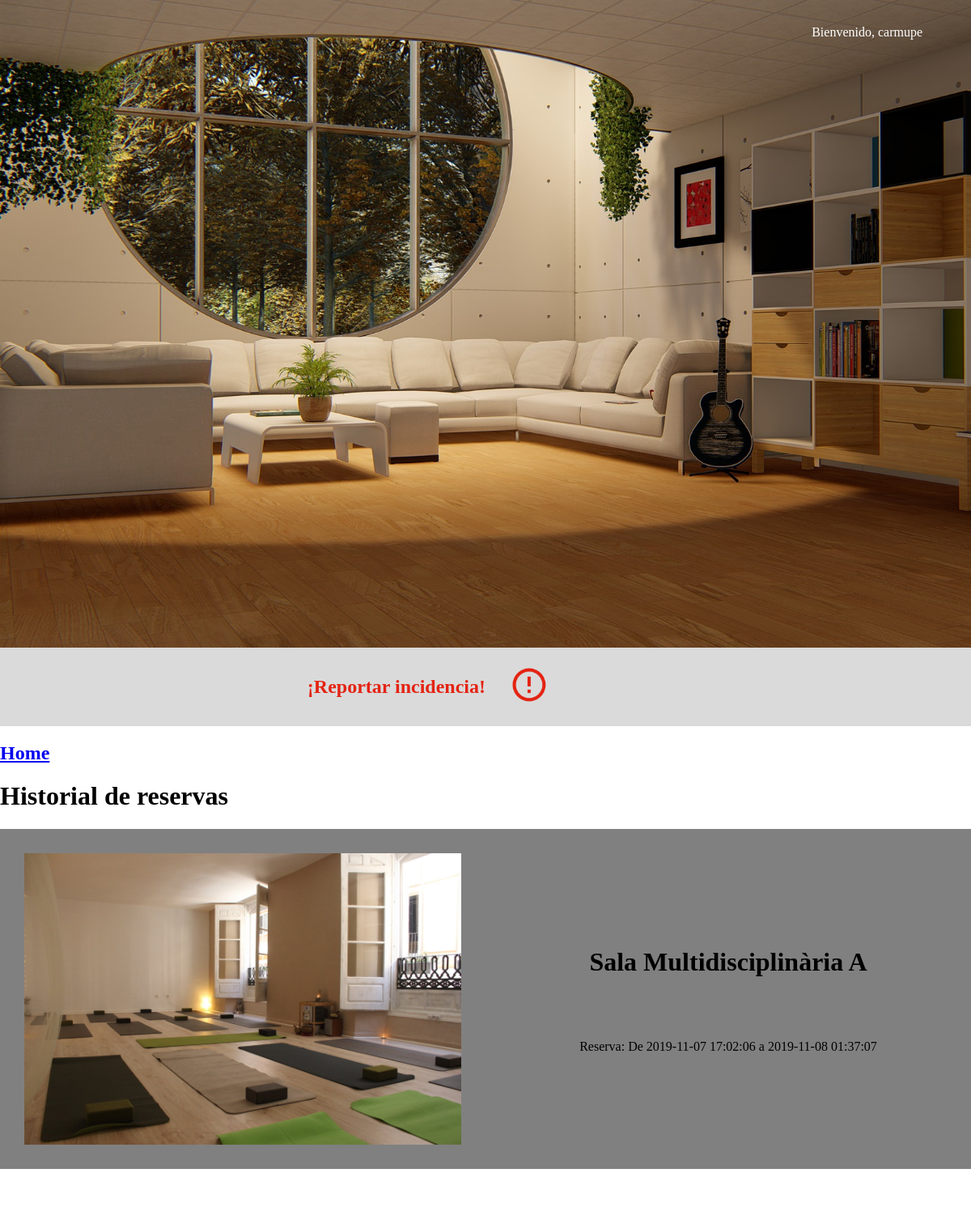
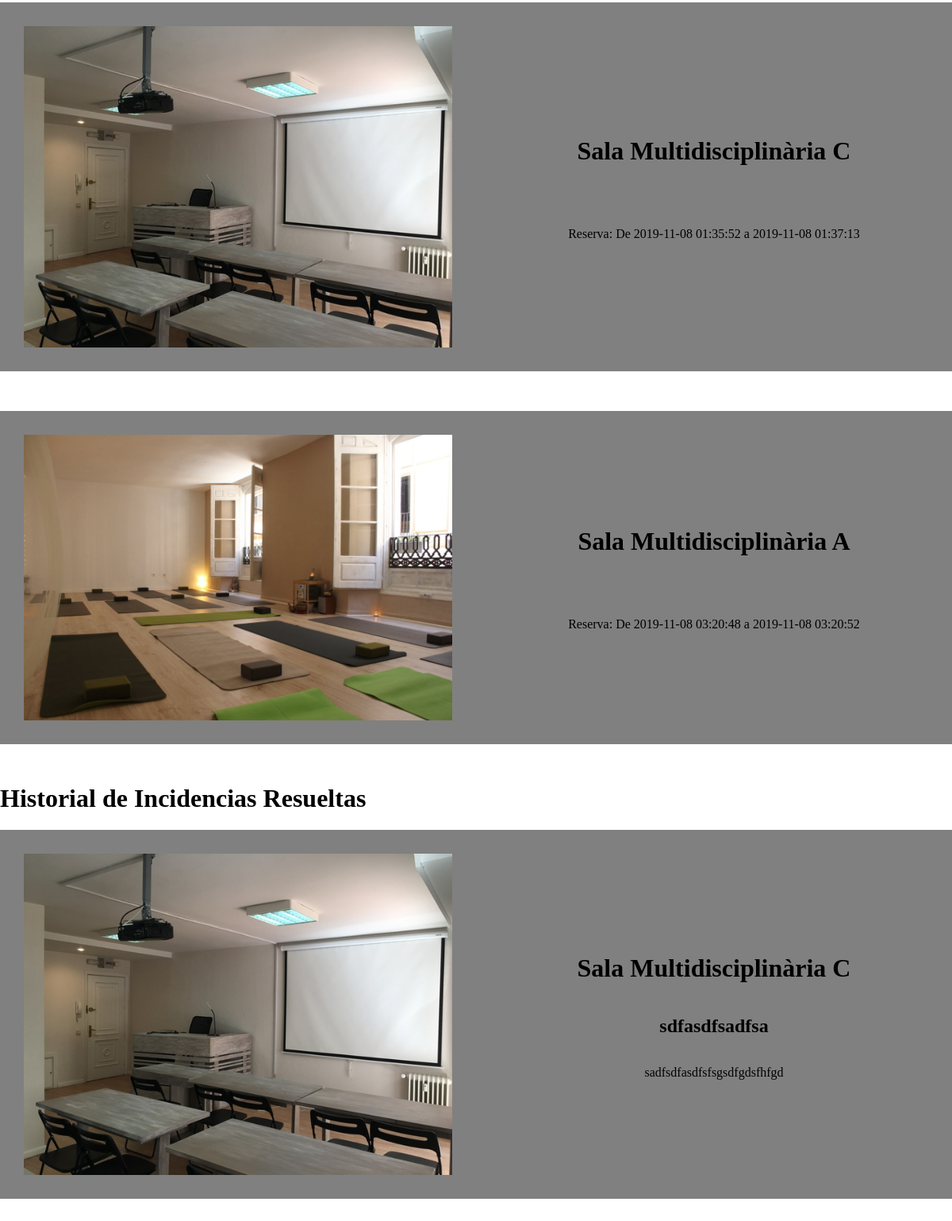
The page /perfil.php?variableid=3 (signed in) on the database its author committed (2 pictures, top to bottom).
### tables this page shows
CREATE TABLE `reserva` (
  `id_reserva` int(11) NOT NULL,
  `fecha_ini_res` date NOT NULL,
  `fecha_fin_res` date DEFAULT NULL,
  `hora_ini_res` time NOT NULL,
  `hora_fin_res` time DEFAULT NULL,
  `status_res` enum('progress','done') NOT NULL,
  `id_usuario` int(11) NOT NULL,
  `id_recursos` int(11) NOT NULL
);

CREATE TABLE `recursos` (
  `id_recurso` int(11) NOT NULL,
  `nom_rec` varchar(50) NOT NULL,
  `disp_rec` enum('Disponible','Ocupado') NOT NULL,
  `tipo_rec` enum('Sala Multidisciplinaria','Sala Informatica','Taller de Cocina','Despacho','Sala de actos','Sala de reuniones','Proyector','Portatil','Movil') NOT NULL,
  `imagen_rec` varchar(100) NOT NULL,
  `desc_rec` text NOT NULL
);

CREATE TABLE `incidencia` (
  `id_incidencia` int(11) NOT NULL,
  `titulo_inci` varchar(50) NOT NULL,
  `descrip_ini` text NOT NULL,
  `fecha_ini_inc` date NOT NULL,
  `fecha_fin_inc` date DEFAULT NULL,
  `hora_ini_inc` time NOT NULL,
  `hora_fin_inc` time DEFAULT NULL,
  `status_inc` enum('progress','done') NOT NULL,
  `id_reserva` int(11) NOT NULL
);

### perfil.php (the view, shortened to what this page needs)
<!DOCTYPE html>
<html>
<head>
    <link rel="stylesheet" type="text/css" href="css/estilos.css">
</head>
<body>
<?php
include "./login/services/connection.php";
$varid = $_REQUEST['variableid'];
$sql = "SELECT * FROM `reserva` INNER JOIN `recursos` ON `reserva`.`id_recursos` = `recursos`.`id_recurso` WHERE `reserva`.`id_usuario`='$varid'";
$sqlHistorial  = "SELECT * FROM `incidencia` INNER JOIN `reserva` ON `incidencia`.`id_reserva` = `reserva`.`id_reserva` INNER JOIN `recursos` ON `reserva`.`id_recursos` = `recursos`.`id_recurso` WHERE `id_usuario`='$varid'";
$result_query = mysqli_query($conn, $sql) or die("Algo ha ido mal en la consulta a la base de datos");
$result_queryHist = mysqli_query($conn, $sqlHistorial) or die("Algo ha ido mal en la consulta a la base de datos");
$cont=0;
?>
    <div class="header">
        <div class="head logo">
        </div>
        <div class="head login">
            <a href="./login/index.php">
                <p>Bienvenido, <?php echo $_SESSION['nombre']; ?> </p>
            </a>
        </div>
    </div>
    <div class="home">
        <div class="division left">
        </div>
        <div class="division right">
        </div>
    </div>
      <div class="div-incid">
        <div class="par-incid">
            <a href="incidencia.php?variableid=<?php echo $_REQUEST['variableid']; ?>"><h2>¡Reportar incidencia!</h2></a>
        </div>
        <div class="par-incid">
            <img src="./img/incidencias/logo-incid.png">
        </div>
    </div>
    <a href="home.php?variableid=<?php echo $_REQUEST['variableid']; ?>"><h2>Home</h2></a>
    <h1>Historial de reservas</h1>
    <?php
    while ($row = mysqli_fetch_array($result_query)) {
        ?>
        <div class="content">
            <div class="cont-recursos">
                <div class="rec-unico">
                    <div class="rec-part">
                        <img src=<?php echo $row['imagen_rec']; ?> style="object-fit: cover;">
                    </div>
                    <div class="rec-part">
                        <h1><?php echo $row['nom_rec']; ?></h1>
                        <p>Reserva: De <?php echo $row['fecha_ini_res']; ?> <?php echo $row['hora_ini_res']; ?> a <?php echo $row['fecha_fin_res']; ?> <?php echo $row['hora_fin_res']; ?></p>
                    </div>
                </div>
            </div>
        </div style="height: 500px;">
    <?php
    }
    while ($row = mysqli_fetch_array($result_queryHist)) {
        $cont=$cont+1;
        if($cont == 1){
            ?><h1>Historial de Incidencias Resueltas</h1><?php
        }
        ?>
        <div class="content">
            <div class="cont-recursos">
                <div class="rec-unico">
                    <div class="rec-part">
                        <img src=<?php echo $row['imagen_rec']; ?> style="object-fit: cover;">
                    </div>
                    <div class="rec-part">
                        <h1><?php echo $row['nom_rec']; ?></h1>
                        <h2><?php echo $row['titulo_inci']; ?></h2>
                        <p><?php echo $row['descrip_ini']; ?></p>
                    </div>
                </div>
            </div>
        </div style="height: 500px;">
    <?php
    }
    ?>
</body>
</html>

### css/estilos.css (style rules this page uses)
body { font-family: 'Raleway'; overflow-x: hidden; margin: 0; padding: 0; }
.header { width: 100%; display: flex; position: absolute; }
.header .head { width: 50%; }
.header .head a { float: right; }
.header .login { padding: 15px 60px; }
.header .login a { text-decoration: none; }
.header .login p { color: white; text-decoration: none; }
.home { background: url('bg/5.jpg'); background-size: cover; background-position: left; height: 100vh; width: 100%; display: flex; }
.home .division { width: 50%; }
.home .division.left { display: flex; flex-flow: column; align-items: center; justify-content: center; padding: 5%; }
.content .cont-recursos .rec-unico { background-color: grey; margin-bottom: 50px; display: flex; }
.content .cont-recursos .rec-unico .rec-part { padding: 30px; width: 50%; display: flex; flex-flow: column nowrap; align-items: center; justify-content: center; }
.content .cont-recursos .rec-unico .rec-part img { width: 100%; }
.div-incid { width: 100%; background-color: #dadada; display: flex!important; flex-flow: row; align-items: center; justify-content: center; padding: 15px 0; }
.div-incid .par-incid { width: 20%; }
.div-incid .par-incid h2 { color: #e42312; float: right; }
.div-incid .par-incid img { margin-left: 30px; width: 20%; transition: 0.5s; }

### rows shown on the page
reserva: id_recursos.imagen_rec (picture), id_recursos.nom_rec "Sala Multidisciplinària A", fecha_ini_res "2019-11-07", hora_ini_res "17:02:06", fecha_fin_res "2019-11-08", hora_fin_res "01:37:07"
reserva: id_recursos.imagen_rec (picture), id_recursos.nom_rec "Sala Multidisciplinària C", fecha_ini_res "2019-11-08", hora_ini_res "01:35:52", fecha_fin_res "2019-11-08", hora_fin_res "01:37:13"
reserva: id_recursos.imagen_rec (picture), id_recursos.nom_rec "Sala Multidisciplinària A", fecha_ini_res "2019-11-08", hora_ini_res "03:20:48", fecha_fin_res "2019-11-08", hora_fin_res "03:20:52"
incidencia: recursos.imagen_rec (picture), recursos.nom_rec "Sala Multidisciplinària C", titulo_inci "sdfasdfsadfsa", descrip_ini "sadfsdfasdfsfsgsdfgdsfhfgd"

### other values the page prints
$_SESSION['nombre'] "carmupe"
